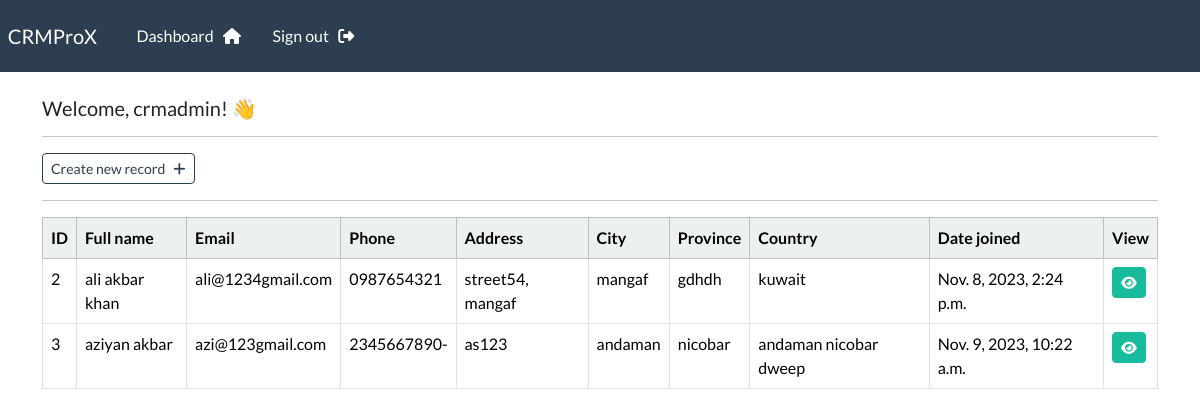
The page /dashboard (signed in) on the database its author committed.
### webapp/models.py (models this page shows, shortened)
class Record(models.Model):
    creation_date = models.DateTimeField(auto_now_add=True)
    first_name = models.CharField(max_length=100)
    last_name = models.CharField(max_length=100)
    email = models.CharField(max_length=255)
    phone = models.CharField(max_length=20)
    address = models.CharField(max_length=300)
    city = models.CharField(max_length=255)
    province = models.CharField(max_length=300)
    country = models.CharField(max_length=155)

### webapp/views.py (the view)
# urls.py: path('dashboard', views.dashboard, name='dashboard'),
@login_required(login_url='my-login')
def dashboard(request):
    my_records = Record.objects.all()
    context = {'records' : my_records}
    return render(request, "webapp/dashboard.html", context=context)

### webapp/templates/webapp/dashboard.html
{% extends 'webapp/base.html' %}
{% block content %}
    <h5> Welcome, {{user}}! 👋 </h5>
    <hr>
    <a class="btn btn-outline-primary btn-sm" href="{% url 'create-record' %}">Create new record &nbsp; <i class="fa-sharp fa-solid fa-plus"></i></a>
    <hr>
    <table class="table table-hover table-bordered">
        <thead class="table-light">
            <tr>
                <th scope="col"> ID </th>
                <th scope="col"> Full name </th>
                <th scope="col"> Email </th>
                <th scope="col"> Phone </th>
                <th scope="col"> Address </th>
                <th scope="col"> City </th>
                <th scope="col"> Province </th>
                <th scope="col"> Country </th>
                <th scope="col"> Date joined </th>
                <th scope="col"> View </th>
            </tr>
        </thead>
        <tbody>
        {% if records %}
            {% for record in records %}
            <tr>
                <td> {{record.id}} </td>
                <td> {{record.first_name}}  {{record.last_name}} </td>
                <td> {{record.email}} </td>
                <td> {{record.phone}} </td>
                <td> {{record.address}} </td>
                <td> {{record.city}} </td>
                <td> {{record.province}} </td>
                <td> {{record.country}} </td>
                <td> {{record.creation_date}} </td>
                <td><a class="btn btn-success btn-sm" href="{% url 'record' record.id %}"><i class="fa-sharp fa-solid fa-eye"></i> </a></td>
            </tr>
            {% endfor %}
        {% endif %}
        </tbody>
    </table>
{% endblock %}

### webapp/templates/webapp/base.html (shortened to what this page needs)
{% load static %}
<!DOCTYPE html>
<head>
    <link rel="stylesheet" type="text/css" href="https://bootswatch.com/5/flatly/bootstrap.min.css">
    <link rel="stylesheet" type="text/css" href="{% static 'css/style.css' %}">
    <link rel="stylesheet" href="https://cdnjs.cloudflare.com/ajax/libs/font-awesome/6.4.2/css/all.min.css" />
</head>
<body>
    {% include "webapp/navbar.html" %}
    <div class="container">
        <br>
        {% block content %}
        {% endblock %}
    </div>
</body>
</html>

### webapp/templates/webapp/navbar.html (shortened to what this page needs)
<nav class="navbar navbar-expand-lg navbar-dark bg-primary justify-content-center">
    <a class="navbar-brand main-heading" href="{% url '' %}">
      &nbsp; CRMProX
    </a>
      <div class="collapse navbar-collapse text-center" id="navbarNavDropdown">
        <ul class="navbar-nav mr-auto">
          {% if user.is_authenticated %}
            <li class="nav-item">
              <a class="nav-link" href="{% url 'dashboard' %}">Dashboard &nbsp; <i class="fa fa-home" aria-hidden="true"></i> </a>
            </li>
            <li class="nav-item">
              <a class="nav-link" href="{% url 'user-logout' %}">Sign out &nbsp; <i class="fa-sharp fa-solid fa-right-from-bracket"></i> </a>
            </li>
        </ul>
        {% endif %}
      </div>
  </nav>

### rows shown on the page
Record: id "2", first_name "ali", last_name "akbar khan", email "ali@1234gmail.com", phone "0987654321", address "street54, mangaf", city "mangaf", province "gdhdh", country "kuwait", creation_date "Nov. 8, 2023, 2:24 p.m."
Record: id "3", first_name "aziyan", last_name "akbar", email "azi@123gmail.com", phone "2345667890-", address "as123", city "andaman", province "nicobar", country "andaman nicobar dweep", creation_date "Nov. 9, 2023, 10:22 a.m."

### other values the page prints
{{ user }} "crmadmin"
